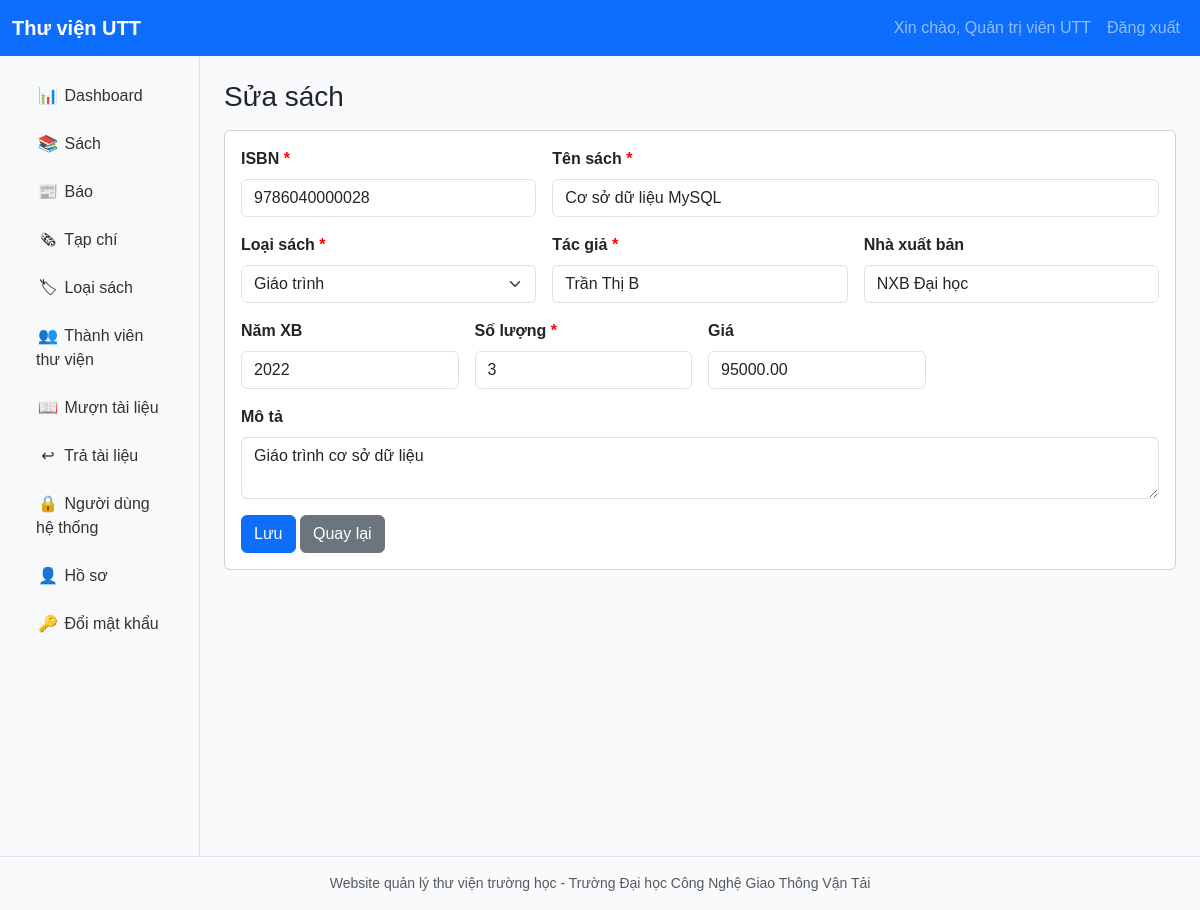
/books/edit.php?id=2 (signed in), run on the app's committed database.
### tables this page shows
CREATE TABLE books(id INT AUTO_INCREMENT PRIMARY KEY,isbn VARCHAR(50) NOT NULL UNIQUE,title VARCHAR(255) NOT NULL,book_type_id INT NOT NULL,author VARCHAR(150) NOT NULL,publisher VARCHAR(150) NULL,publish_year INT NULL,quantity INT NOT NULL DEFAULT 0,price DECIMAL(12,2) NOT NULL DEFAULT 0,description TEXT NULL,created_at TIMESTAMP DEFAULT CURRENT_TIMESTAMP,updated_at TIMESTAMP DEFAULT CURRENT_TIMESTAMP ON UPDATE CURRENT_TIMESTAMP,CONSTRAINT fk_books_type FOREIGN KEY(book_type_id) REFERENCES book_types(id),CONSTRAINT chk_books_quantity CHECK(quantity>=0));

### includes/bootstrap.php (called while the page is built, shortened)
<?php
spl_autoload_register(function($class){
    $file = ROOT_PATH . '/' . str_replace('\\','/',$class) . '.php';
});
require_once __DIR__ . '/functions.php';

### config/database.php (called while the page is built)
<?php
return [
    'host' => 'localhost',
    'database' => 'library_management',
    'username' => 'root',
    'password' => '',
    'charset' => 'utf8mb4',
];

### app/Repositories/Database.php (called while the page is built, shortened)
<?php
class Database{ private static ?PDO $pdo=null; public static function connection():PDO{ if(self::$pdo===null){ $c=require ROOT_PATH.'/config/database.php'; $dsn="mysql:host={$c['host']};dbname={$c['database']};charset={$c['charset']}"; try{ self::$pdo=new PDO($dsn,$c['username'],$c['password'],[PDO::ATTR_ERRMODE=>PDO::ERRMODE_EXCEPTION,PDO::ATTR_DEFAULT_FETCH_MODE=>PDO::FETCH_ASSOC,PDO::ATTR_EMULATE_PREPARES=>false]); self::$pdo->exec('SET NAMES utf8mb4'); }catch(PDOException $e){ die('Không kết nối được database: '.$e->getMessage()); }} return self::$pdo; }}

### app/Services/BookService.php (called while the page is built, shortened)
<?php
class BookService{ private BookRepository $repo; public function __construct(){ $this->repo=new BookRepository(); } public function paginate($q='', $page=1,$perPage=10){return $this->repo->paginate($q,(int)$page,(int)$perPage);} public function all(){return $this->repo->all();} public function find($id){return $this->repo->find((int)$id);} public function save(array $d,?int $id=null):array{ $e=Validator::required($d,['isbn'=>'ISBN','title'=>'Tên sách','book_type_id'=>'Loại sách','author'=>'Tác giả','quantity'=>'Số lượng']); $e+=Validator::numberMin($d,'quantity','Số lượng',0); $e+=Validator::numberMin($d,'price','Giá',0); if($e)return ['ok'=>false,'errors'=>$e]; $id?$this->repo->update($id,$d):$id=$this->repo->create($d); return ['ok'=>true,'data'=>$this->repo->find($id)]; } public function delete(int $id):array{ if((new InventoryRepository())->hasBorrowHistory('book',$id))return ['ok'=>false,'message'=>'Không thể xóa sách đã có lịch sử mượn']; $this->repo->delete($id); return ['ok'=>true]; }}

### app/Repositories/BaseRepository.php (called while the page is built, shortened)
<?php
class BaseRepository{ protected PDO $db; public function __construct(){ $this->db=Database::connection(); } protected function fetchAll(string $sql,array $params=[]):array{ $s=$this->db->prepare($sql); $s->execute($params); return $s->fetchAll(); } protected function fetch(string $sql,array $params=[]):?array{ $s=$this->db->prepare($sql); $s->execute($params); $r=$s->fetch(); return $r?:null; } protected function execute(string $sql,array $params=[]):bool{ $s=$this->db->prepare($sql); return $s->execute($params); } protected function lastInsertId():int{ return (int)$this->db->lastInsertId(); }}

### app/Repositories/BookRepository.php (called while the page is built)
<?php
namespace app\Repositories; class BookRepository extends BaseRepository{ public function paginate(string $q='',int $page=1,int $perPage=10):array{$offset=($page-1)*$perPage;$where='';$params=[];if($q){$where="WHERE b.title LIKE ? OR b.isbn LIKE ? OR b.author LIKE ?";$params=["%$q%","%$q%","%$q%"];}$total=(int)$this->fetch("SELECT COUNT(*) c FROM books b $where",$params)['c'];return ['data'=>$this->fetchAll("SELECT b.*,t.name type_name FROM books b LEFT JOIN book_types t ON t.id=b.book_type_id $where ORDER BY b.id DESC LIMIT $perPage OFFSET $offset",$params),'total'=>$total];} public function all():array{return $this->fetchAll("SELECT b.*,t.name type_name FROM books b LEFT JOIN book_types t ON t.id=b.book_type_id ORDER BY b.title");} public function find(int $id):?array{return $this->fetch("SELECT b.*,t.name type_name FROM books b LEFT JOIN book_types t ON t.id=b.book_type_id WHERE b.id=?",[$id]);} public function create(array $d):int{$this->execute("INSERT INTO books(isbn,title,book_type_id,author,publisher,publish_year,quantity,price,description) VALUES(?,?,?,?,?,?,?,?,?)",[$d['isbn'],$d['title'],$d['book_type_id'],$d['author'],$d['publisher']??null,$d['publish_year']??null,$d['quantity'],$d['price']??0,$d['description']??null]);return $this->lastInsertId();} public function update(int $id,array $d):bool{return $this->execute("UPDATE books SET isbn=?,title=?,book_type_id=?,author=?,publisher=?,publish_year=?,quantity=?,price=?,description=? WHERE id=?",[$d['isbn'],$d['title'],$d['book_type_id'],$d['author'],$d['publisher']??null,$d['publish_year']??null,$d['quantity'],$d['price']??0,$d['description']??null,$id]);} public function delete(int $id):bool{return $this->execute("DELETE FROM books WHERE id=?",[$id]);} public function hasBorrowHistory(int $id):bool{return (int)$this->fetch("SELECT COUNT(*) c FROM borrows WHERE item_type='book' AND item_id=?",[$id])['c']>0;}}

### includes/functions.php (called while the page is built, shortened)
<?php
function e($v){ return htmlspecialchars((string)$v, ENT_QUOTES, 'UTF-8'); }
function selected($a,$b){ return (string)$a===(string)$b ? 'selected' : ''; }

### app/Services/BookTypeService.php (called while the page is built, shortened)
<?php
class BookTypeService{ private BookTypeRepository $repo; public function __construct(){ $this->repo=new BookTypeRepository(); } public function all($q=''){return $this->repo->all($q);} public function find($id){return $this->repo->find((int)$id);} public function save(array $d,?int $id=null):array{ $e=Validator::required($d,['name'=>'Tên loại sách']); if($e)return ['ok'=>false,'errors'=>$e]; $id?$this->repo->update($id,$d):$id=$this->repo->create($d); return ['ok'=>true,'data'=>$this->repo->find($id)]; } public function delete(int $id):array{ if($this->repo->countBooks($id)>0)return ['ok'=>false,'message'=>'Không thể xóa vì đang có sách thuộc loại này']; $this->repo->delete($id); return ['ok'=>true]; }}

### app/Repositories/BookTypeRepository.php (called while the page is built)
<?php
namespace app\Repositories; class BookTypeRepository extends BaseRepository{ public function all(string $q=''):array{return $q?$this->fetchAll("SELECT * FROM book_types WHERE name LIKE ? OR description LIKE ? ORDER BY id DESC",["%$q%","%$q%"]):$this->fetchAll("SELECT * FROM book_types ORDER BY id DESC");} public function find(int $id):?array{return $this->fetch("SELECT * FROM book_types WHERE id=?",[$id]);} public function create(array $d):int{$this->execute("INSERT INTO book_types(name,description) VALUES(?,?)",[$d['name'],$d['description']??null]);return $this->lastInsertId();} public function update(int $id,array $d):bool{return $this->execute("UPDATE book_types SET name=?,description=? WHERE id=?",[$d['name'],$d['description']??null,$id]);} public function delete(int $id):bool{return $this->execute("DELETE FROM book_types WHERE id=?",[$id]);} public function countBooks(int $id):int{return (int)$this->fetch("SELECT COUNT(*) c FROM books WHERE book_type_id=?",[$id])['c'];}}

### public/books/edit.php (the view)
<?php require_once __DIR__.'/../../includes/bootstrap.php'; require_login(); use app\Services\BookService; $svc=new BookService(); $errors=[]; $row=[]; if('edit'==='edit'){ $id=(int)($_GET['id']??0); $row=$svc->find($id); if(!$row) include PUBLIC_PATH.'/404.php'; } if($_SERVER['REQUEST_METHOD']==='POST'){ $r=('edit'==='edit')?$svc->save($_POST,$id):$svc->save($_POST); if($r['ok']){ flash('success','Đã lưu sách'); redirect_to('books/index.php'); } $errors=$r['errors']??[]; $row=array_merge($row,$_POST); } $title='Sửa sách'; include ROOT_PATH.'/includes/header.php'; ?><h1 class='h3 mb-3'>Sửa sách</h1><?php use app\Services\BookTypeService; $types=(new BookTypeService())->all(); ?><div class="card"><div class="card-body"><form method="post" class="row g-3"><div class="col-md-4"><label class="form-label required">ISBN</label><input name="isbn" class="form-control" value="<?= e($row['isbn']??'') ?>"><div class="text-danger small"><?= e($errors['isbn']??'') ?></div></div><div class="col-md-8"><label class="form-label required">Tên sách</label><input name="title" class="form-control" value="<?= e($row['title']??'') ?>"><div class="text-danger small"><?= e($errors['title']??'') ?></div></div><div class="col-md-4"><label class="form-label required">Loại sách</label><select name="book_type_id" class="form-select"><option value="">-- Chọn --</option><?php foreach($types as $t): ?><option value="<?= $t['id'] ?>" <?= selected($row['book_type_id']??'', $t['id']) ?>><?= e($t['name']) ?></option><?php endforeach; ?></select><div class="text-danger small"><?= e($errors['book_type_id']??'') ?></div></div><div class="col-md-4"><label class="form-label required">Tác giả</label><input name="author" class="form-control" value="<?= e($row['author']??'') ?>"><div class="text-danger small"><?= e($errors['author']??'') ?></div></div><div class="col-md-4"><label class="form-label">Nhà xuất bản</label><input name="publisher" class="form-control" value="<?= e($row['publisher']??'') ?>"></div><div class="col-md-3"><label class="form-label">Năm XB</label><input type="number" name="publish_year" class="form-control" value="<?= e($row['publish_year']??'') ?>"></div><div class="col-md-3"><label class="form-label required">Số lượng</label><input type="number" min="0" name="quantity" class="form-control" value="<?= e($row['quantity']??0) ?>"><div class="text-danger small"><?= e($errors['quantity']??'') ?></div></div><div class="col-md-3"><label class="form-label">Giá</label><input type="number" min="0" name="price" class="form-control" value="<?= e($row['price']??0) ?>"></div><div class="col-12"><label class="form-label">Mô tả</label><textarea name="description" class="form-control"><?= e($row['description']??'') ?></textarea></div><div class="col-12"><button class="btn btn-primary">Lưu</button> <a class="btn btn-secondary" href="index.php">Quay lại</a></div></form></div></div><?php include ROOT_PATH.'/includes/footer.php'; ?>

### public/assets/css/style.css (style rules this page uses)
body { background:#f8fafc;font-family:Arial,"Segoe UI",Tahoma,sans-serif }
.form-label { font-weight:600 }
.required::after { content:" *";color:red }

### data on the page
books: isbn "9786040000028", title "Cơ sở dữ liệu MySQL", author "Trần Thị B", publisher "NXB Đại học", publish_year "2022", quantity "3", price "95000.00", description "Giáo trình cơ sở dữ liệu"

### other printed values
current_user()['full_name'] "Quản trị viên UTT"
FOOTER_TEXT "Website quản lý thư viện trường học - Trường Đại học Công Nghệ Giao Thông Vận Tải"
form field book_type_id "Giáo trình"
